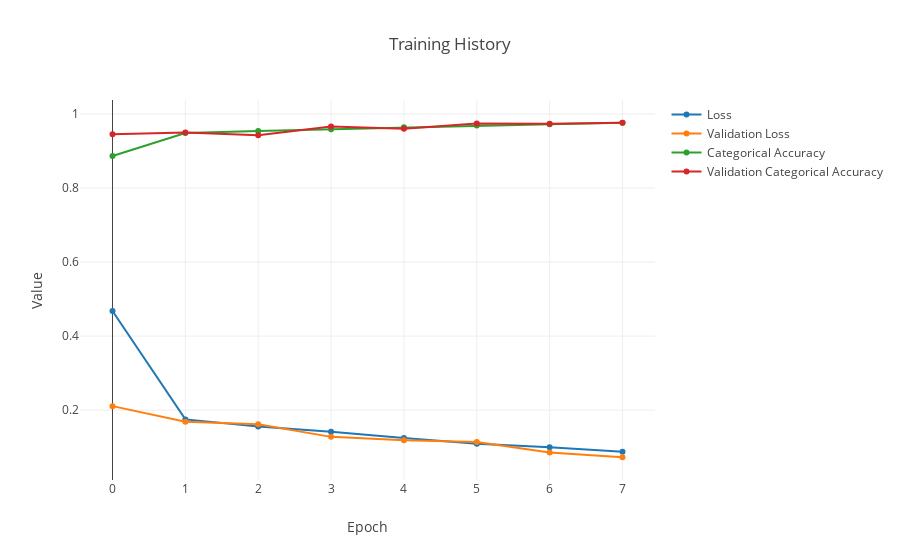

Here is the notebook cell this chart was saved with:
### Markdown cell above
<a id='training_plot'></a>
# Model Training Plot

The following plot shows the learning of the model during training.

### Code cell
import plotly 
plotly.offline.init_notebook_mode(connected=True)

loss_p = plotly.graph_objs.Scatter(
    y = [history.history['loss'][0] for history in histories],
    mode = 'lines+markers',
    name = 'Loss'
)

val_loss_p = plotly.graph_objs.Scatter(
    y = [history.history['val_loss'][0] for history in histories],
    mode = 'lines+markers',
    name = 'Validation Loss'
)

acc_p = plotly.graph_objs.Scatter(
    y = [history.history['f1'][0] for history in histories],
    mode = 'lines+markers',
    name = 'Categorical Accuracy'
)

val_acc_p = plotly.graph_objs.Scatter(
    y = [history.history['val_f1'][0] for history in histories],
    mode = 'lines+markers',
    name = 'Validation Categorical Accuracy'
)

layout = plotly.graph_objs.Layout(title="Training History",
                yaxis=dict(title='Value'),
                xaxis=dict(title='Epoch'))

data = [loss_p, val_loss_p, acc_p, val_acc_p]
fig = plotly.graph_objs.Figure(data=data, layout=layout)

plotly.offline.iplot(fig, filename='jupyter-train-history')

### Figure 1 — Plotly figure (JSON) as saved in the notebook; plotly's stock layout.template omitted (floating-point values rounded to 4 significant figures)
{"data": [{"mode": "lines+markers", "name": "Loss", "type": "scatter", "uid": "ec5e1c72-be64-11e8-869f-94b86d86a98e", "y": [0.4677, 0.1749, 0.1555, 0.1414, 0.1245, 0.1094, 0.09951, 0.08747]}, {"mode": "lines+markers", "name": "Validation Loss", "type": "scatter", "uid": "ec5e1c73-be64-11e8-869f-94b86d86a98e", "y": [0.2107, 0.1685, 0.1617, 0.1277, 0.1186, 0.114, 0.0854, 0.07263]}, {"mode": "lines+markers", "name": "Categorical Accuracy", "type": "scatter", "uid": "ec5e1c74-be64-11e8-869f-94b86d86a98e", "y": [0.8867, 0.9488, 0.9545, 0.9593, 0.9641, 0.9691, 0.9724, 0.9763]}, {"mode": "lines+markers", "name": "Validation Categorical Accuracy", "type": "scatter", "uid": "ec5e1c75-be64-11e8-869f-94b86d86a98e", "y": [0.9454, 0.9505, 0.9425, 0.9661, 0.9603, 0.9747, 0.9739, 0.9765]}], "layout": {"title": "Training History", "xaxis": {"title": "Epoch"}, "yaxis": {"title": "Value"}}}
